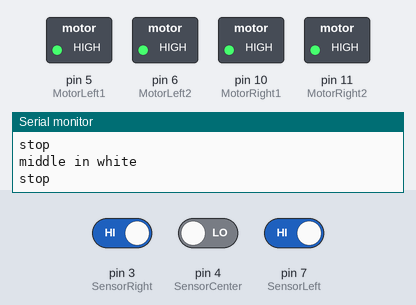
The sketch below on a simulated Arduino Uno, built with avr-gcc and run on an emulated ATmega328P. Shown: switched loads named in the sketch (green lamp = pin HIGH), the last lines printed to the serial monitor. The test bench sets the inputs (shaded band); at power-on: pin 3 (SensorRight) HIGH, pin 4 (SensorCenter) LOW, pin 7 (SensorLeft) HIGH.

Above: at 3.8 s.
3.9 s: pin 3 (SensorRight) driven LOW
At 4.6 s:
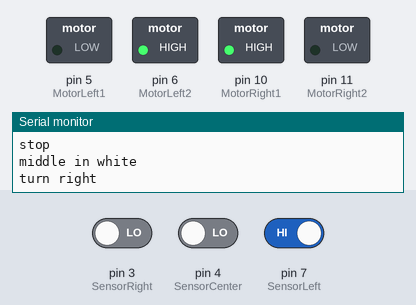
5.5 s: pin 4 (SensorCenter) driven HIGH
8.5 s: pin 7 (SensorLeft) driven LOW
At 9.6 s:
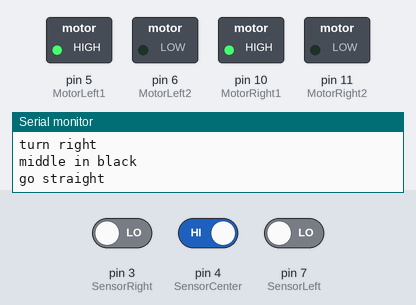
10.5 s: pin 3 (SensorRight) driven HIGH
At 12.2 s:
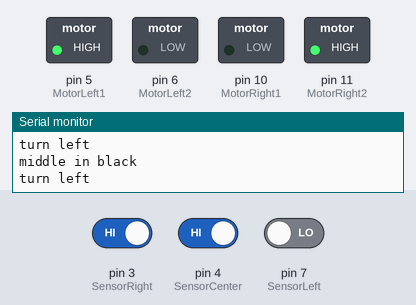
12.5 s: pin 7 (SensorLeft) driven HIGH
At 13.9 s:
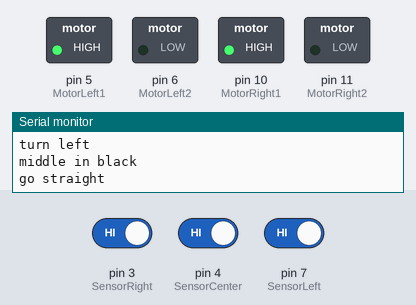
14.5 s: pin 4 (SensorCenter) driven LOW
At 15.5 s:
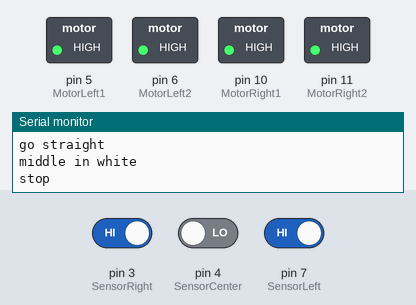
Timing chart, 0 to 17.5 s (numbered marks = the images above; inputs shaded):
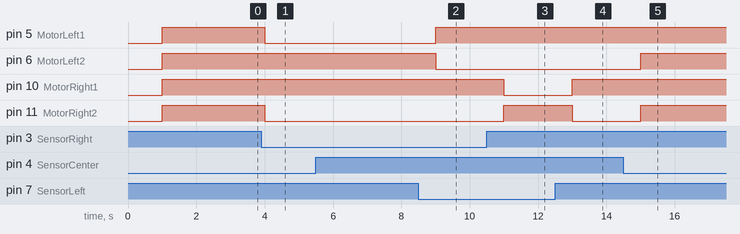

The sketch:

Linetracingcar.ino
```cpp
int MotorLeft1 = 5;
int MotorLeft2 = 6;
int MotorRight1 = 10;
int MotorRight2 = 11;
const int SensorLeft = 7;
const int SensorCenter = 4;
const int SensorRight = 3;

int SL;
int SM;
int SR;


void go_direction(char a) {
  if (!(a == 'g' || a=='b' || a=='l' || a=='r' || a == 's')) {
   return;
  }
  if (a == 'g') {
    // straight
    digitalWrite(MotorRight1, HIGH);
    digitalWrite(MotorRight2, LOW);
    digitalWrite(MotorLeft1, HIGH);  // make the DC motor turn (right) clockwise
    digitalWrite(MotorLeft2, LOW);
  }
  else if (a == 'b') {
    // backwards
    digitalWrite(MotorRight1, LOW);
    digitalWrite(MotorRight2, HIGH);
    digitalWrite(MotorLeft1, LOW);
    digitalWrite(MotorLeft2, HIGH);
  }
  else if (a == 'r') {
  // turning left
  digitalWrite(MotorRight1, HIGH);
  digitalWrite(MotorRight2, LOW);
  digitalWrite(MotorLeft1, LOW);
  digitalWrite(MotorLeft2, HIGH);
  }
  else if (a == 'l') {
    // turning left
    digitalWrite(MotorRight1, LOW);
    digitalWrite(MotorRight2, HIGH);
    digitalWrite(MotorLeft1, HIGH);
    digitalWrite(MotorLeft2, LOW);
  }
  else if (a == 's') {
    // stop
    digitalWrite(MotorRight1, HIGH);
    digitalWrite(MotorRight2, HIGH);
    digitalWrite(MotorLeft1, HIGH);
    digitalWrite(MotorLeft2, HIGH);
  }
}


void setup() {
  Serial.begin(9600);
  // put your setup code here, to run once:
  pinMode(MotorLeft1, OUTPUT);
  pinMode(MotorLeft2, OUTPUT);
  pinMode(MotorRight1, OUTPUT);
  pinMode(MotorRight2, OUTPUT);
  pinMode(SensorLeft, INPUT);
  pinMode(SensorCenter, INPUT);
  pinMode(SensorRight, INPUT);

}


void loop() {
  delay(1000);
  SL = digitalRead(SensorLeft);
  SM = digitalRead(SensorCenter);
  SR = digitalRead(SensorRight);

  if (SM == HIGH) {  // middle sensor in black area
    Serial.println("middle in black");
    if (SL == LOW & SR == HIGH) {
      Serial.println("turn left");
      /*digitalWrite(MotorRight1, LOW);
      digitalWrite(MotorRight2, HIGH);
      analogWrite(MotorLeft1, 0);
      analogWrite(MotorLeft2, 80);*/
      go_direction('l');
    }
    else if (SR == LOW & SL == HIGH) {
      Serial.println("turn right");
      /*analogWrite(MotorRight1, 0);
      analogWrite(MotorRight2, 80);
      digitalWrite(MotorLeft1, LOW);
      digitalWrite(MotorLeft2, HIGH);*/
      go_direction('r');
    }
    else {
      Serial.println("go straight");
      /*digitalWrite(MotorRight1, LOW);
      digitalWrite(MotorRight2, HIGH);
      digitalWrite(MotorLeft1, LOW);
      digitalWrite(MotorLeft2, HIGH);
      analogWrite(MotorLeft1, 200);
      analogWrite(MotorLeft2, 200);
      analogWrite(MotorRight1, 200);
      analogWrite(MotorRight2, 200);*/
      go_direction('g');
    }
  }
  else {
    Serial.println("middle in white");
    if (SL == LOW & SR == HIGH) {
      Serial.println("turn left");
      /*digitalWrite(MotorRight1, LOW);
      digitalWrite(MotorRight2, HIGH);
      digitalWrite(MotorLeft1, LOW);
      digitalWrite(MotorLeft2, LOW);*/
      go_direction('l');
    }
    else if (SR == LOW & SL == HIGH) {
      Serial.println("turn right");
      /*digitalWrite(MotorRight1, LOW);
      digitalWrite(MotorRight2, LOW);
      digitalWrite(MotorLeft1, LOW);
      digitalWrite(MotorLeft2, HIGH);*/
      go_direction('r');
    }
    else {
      Serial.println("stop");
      /*digitalWrite(MotorRight1, HIGH);
      digitalWrite(MotorRight2, LOW);
      digitalWrite(MotorLeft1, HIGH);
      digitalWrite(MotorLeft2, LOW);*/
      go_direction('s');
    }
  }
}
```

Measured:
- after the input at 3.9 s, pin 5 (MotorLeft1), pin 11 (MotorRight2): HIGH → LOW after 0.10 s
- after the input at 8.5 s, pin 5 (MotorLeft1): LOW → HIGH after 0.50 s; pin 6 (MotorLeft2): HIGH → LOW after 0.50 s
- after the input at 10.5 s, pin 10 (MotorRight1): HIGH → LOW after 0.50 s; pin 11 (MotorRight2): LOW → HIGH after 0.50 s
- after the input at 12.5 s, pin 10 (MotorRight1): LOW → HIGH after 0.50 s; pin 11 (MotorRight2): HIGH → LOW after 0.50 s
- after the input at 14.5 s, pin 6 (MotorLeft2), pin 11 (MotorRight2): LOW → HIGH after 0.50 s
